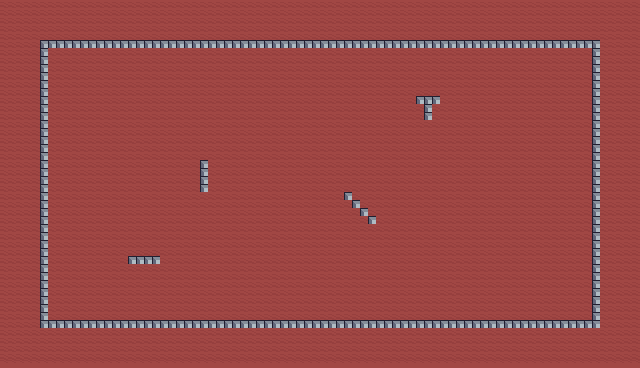

This game map was drawn from its Tiled (.tmx) file and the tilesets committed beside it. A one-line description and the trimmed map source follow:
An orthogonal 80x46 tile map with 8x8 px tiles, 1 tile layer (background) and 12 objects.

<map version="1.10" tiledversion="1.10.2" orientation="orthogonal" renderorder="right-down" width="80" height="46" tilewidth="8" tileheight="8" infinite="0" nextlayerid="3" nextobjectid="32">
 <tileset firstgid="1" source="robotron.tsx" />
 <layer id="1" name="background" width="80" height="46">
  <data>[3680 cells, 3680 non-empty, 3 distinct tile ids]</data>
 </layer>
 <objectgroup id="2" name="collisionObjects">
  <object id="20" x="40.5" y="40.5" width="559" height="7" />
  <object id="21" x="592.5" y="48" width="8" height="280" />
  <object id="22" x="39.5" y="320" width="552.5" height="8" />
  <object id="23" x="40" y="48" width="8" height="271" />
  <object id="24" x="128" y="256" width="33" height="9" />
  <object id="25" x="199" y="159.5" width="10" height="33.5" />
  <object id="26" x="344.5" y="192" width="8" height="8.5" />
  <object id="27" x="352" y="201" width="7.5" height="7.5" />
  <object id="28" x="360" y="209" width="8" height="7.5" />
  <object id="29" x="368.5" y="216" width="8.5" height="9.5" />
  <object id="30" x="416.5" y="97" width="24" height="7" />
  <object id="31" x="424.5" y="105" width="8" height="16" />
 </objectgroup>
</map>
